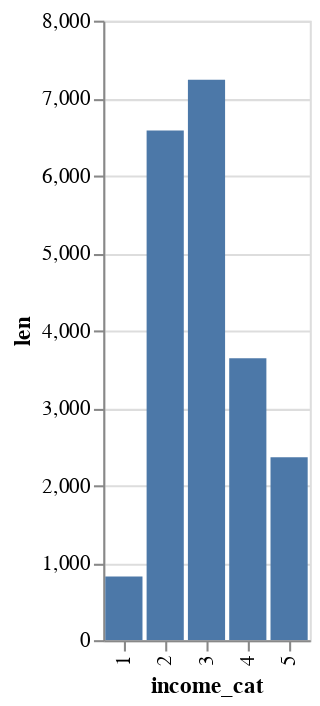

Notebook code for this chart:
### Code cell
housing.select(pl.col("income_cat")).group_by(pl.col("income_cat")).len().sort(pl.col("income_cat")).plot.bar(
    x="income_cat", y = "len"
)

### Figure 1 — Vega-Lite specification as saved in the notebook (floating-point values rounded to 4 significant figures)
{"config": {"view": {"continuousWidth": 300, "continuousHeight": 300}}, "data": {"name": "data-56d3eab02e8b426f02c3add0598c860a"}, "mark": {"type": "bar", "tooltip": true}, "encoding": {"x": {"field": "income_cat", "sort": ["1", "2", "3", "4", "5"], "type": "ordinal"}, "y": {"field": "len", "type": "quantitative"}}, "params": [{"name": "param_11", "select": {"type": "interval", "encodings": ["x", "y"]}, "bind": "scales"}], "$schema": "https://vega.github.io/schema/vega-lite/v5.20.1.json", "datasets": {"data-56d3eab02e8b426f02c3add0598c860a": [{"income_cat": "1", "len": 822}, {"income_cat": "2", "len": 6581}, {"income_cat": "3", "len": 7236}, {"income_cat": "4", "len": 3639}, {"income_cat": "5", "len": 2362}]}}
